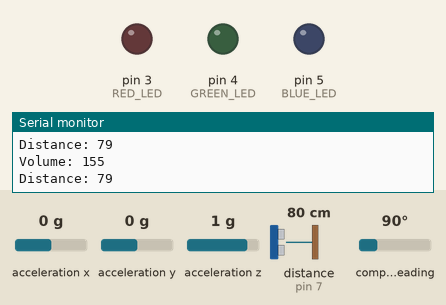
A sketch run on a simulated Arduino Uno, built with avr-gcc and run on an emulated ATmega328P. On the bench: output pins drawn as LEDs (lit = HIGH), the last lines printed to the serial monitor. Wiring (inferred from the names in the program): ultrasonic range finder: trigger pin 6; echo pin 7. The test bench sets the inputs (shaded band); at power-on: acceleration x 0 g, acceleration y 0 g, acceleration z 1 g, compass heading 90°, distance to the obstacle (sensor on pin 7) 80 cm. The echo pulse lasts 58.3 µs per cm; pins used as bus, display or sensor lines are not drawn.

Above: at 2.2 s.
2.3 s: acceleration x set to -1.4 g
At 3.0 s:
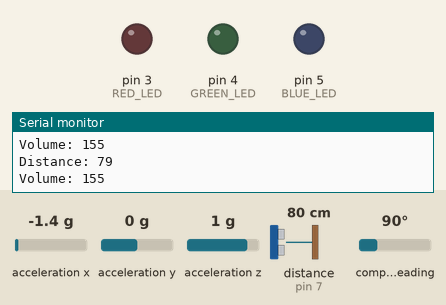
3.8 s: acceleration y set to -1.4 g
At 4.9 s:
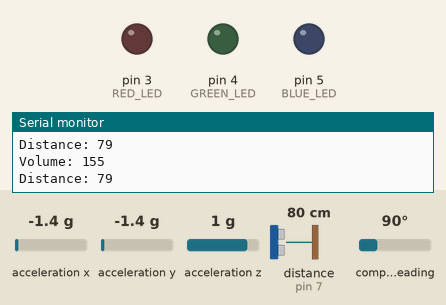
5.3 s: acceleration z set to -0.8 g
At 5.8 s:
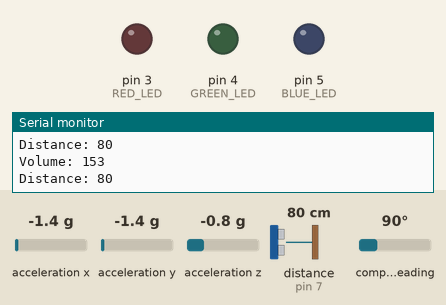
6.8 s: compass heading set to 7°
At 7.8 s:
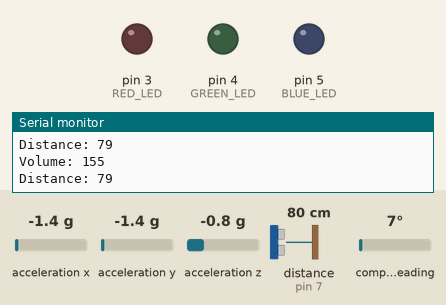
Timing chart, 0 to 9.8 s (numbered marks = the images above; inputs shaded):
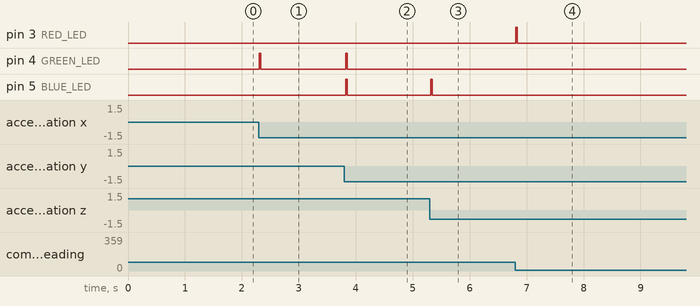

The sketch:

Volting_MUSIC_Arduino_LED_angle_ultrason.ino
```cpp
#include <Wire.h>                  // Bibliothèque pour la communication I2C
#include <Adafruit_Sensor.h>       // Bibliothèque de base pour les capteurs Adafruit
#include <Adafruit_BNO055.h>       // Bibliothèque pour le capteur d’orientation BNO055
#include <utility/imumaths.h>      // Fonctions mathématiques pour IMU

// Création d’un objet pour le capteur BNO055
Adafruit_BNO055 bno = Adafruit_BNO055(55);

// Définition des broches pour les LEDs
const int RED_LED = 3;
const int GREEN_LED = 4;
const int BLUE_LED = 5;

// Définition des broches pour le capteur à ultrasons
const int trigPin = 6;
const int echoPin = 7;

// Seuil de variation d’orientation (en degrés)
const float threshold = 3.0;

// Variables pour stocker la dernière orientation
float lastX = 0, lastY = 0, lastZ = 0;

void setup(void) {
  Serial.begin(9600); // Démarrage de la communication série

  // Déclaration des broches des LEDs comme sorties
  pinMode(RED_LED, OUTPUT);
  pinMode(GREEN_LED, OUTPUT);
  pinMode(BLUE_LED, OUTPUT);

  // Déclaration des broches du capteur à ultrasons
  pinMode(trigPin, OUTPUT);
  pinMode(echoPin, INPUT);

  // Initialisation du capteur BNO055
  if (!bno.begin()) {
    Serial.println("Oups, pas de BNO055 détecté ... Vérifiez votre câblage ou l'ADDR I2C !"); // Erreur si capteur non détecté
    while (1); // Boucle infinie en cas d’erreur
  }

  delay(1000); // Pause pour stabiliser le capteur
  bno.setExtCrystalUse(true); // Utilise un cristal externe pour plus de précision

  // Lecture initiale de l’orientation
  sensors_event_t event;
  bno.getEvent(&event);
  lastX = event.orientation.x;
  lastY = event.orientation.y;
  lastZ = event.orientation.z;
}

void loop(void) {
  // Lecture des données d’orientation
  sensors_event_t event;
  bno.getEvent(&event);

  float currentX = event.orientation.x;
  float currentY = event.orientation.y;
  float currentZ = event.orientation.z;

  // Allume la LED rouge si l’axe X a changé de plus de "threshold" degrés
  if (abs(currentX - lastX) > threshold) {
    digitalWrite(RED_LED, HIGH);
    Serial.println("X");
  } else {
    digitalWrite(RED_LED, LOW);
  }

  // Allume la LED verte si l’axe Y a changé de plus de "threshold" degrés
  if (abs(currentY - lastY) > threshold) {
    digitalWrite(GREEN_LED, HIGH);
    Serial.println("Y");
  } else {
    digitalWrite(GREEN_LED, LOW);
  }

  // Allume la LED bleue si l’axe Z a changé de plus de "threshold" degrés
  if (abs(currentZ - lastZ) > threshold) {
    digitalWrite(BLUE_LED, HIGH);
    Serial.println("Z");
  } else {
    digitalWrite(BLUE_LED, LOW);
  }

  // Mesure de la distance avec le capteur à ultrason
  long duration, distance;
  digitalWrite(trigPin, LOW);
  delayMicroseconds(2);                // Petit délai de sécurité
  digitalWrite(trigPin, HIGH);         // Envoie une impulsion de 10µs
  delayMicroseconds(10);
  digitalWrite(trigPin, LOW);

  duration = pulseIn(echoPin, HIGH);   // Mesure du temps de retour de l’écho
  distance = (duration / 2) / 29.1;    // Conversion du temps en distance en cm

  // Affiche la distance mesurée dans le moniteur série
  Serial.print("Distance: ");
  Serial.println(distance);

  // Convertit la distance en volume (plus proche = volume élevé)
  int volume = map(distance, 0, 200, 255, 0); // 0 cm = 255 (max), 200 cm = 0 (min)
  Serial.print("Volume: ");
  Serial.println(volume); // Cette valeur peut être utilisée par Processing par exemple

  // Mise à jour des valeurs d’orientation pour la prochaine boucle
  lastX = currentX;
  lastY = currentY;
  lastZ = currentZ;

  delay(10); // Petit délai pour ne pas saturer la lecture
}
```

Measured:
- after the input at 2.3 s, pin 4 (GREEN_LED): LOW → HIGH at once, → LOW 0.03 s later
- after the input at 3.8 s, pin 4 (GREEN_LED), pin 5 (BLUE_LED): LOW → HIGH at once, → LOW 0.03 s later
- after the input at 5.3 s, pin 5 (BLUE_LED): LOW → HIGH at once, → LOW 0.03 s later
- after the input at 6.8 s, pin 3 (RED_LED): LOW → HIGH at once, → LOW 0.03 s later
